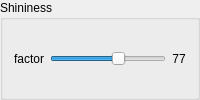
      <widget class="QGroupBox" name="groupBox_Shininess">
       <property name="title">
        <string>Shininess</string>
       </property>
       <layout class="QHBoxLayout" name="horizontalLayout_2">
        <item>
         <widget class="QLabel" name="textLabel1_50">
          <property name="text">
           <string>factor</string>
          </property>
         </widget>
        </item>
        <item>
         <widget class="QSlider" name="shininess_factor_slider">
          <property name="sizePolicy">
           <sizepolicy hsizetype="Expanding" vsizetype="Fixed">
            <horstretch>0</horstretch>
            <verstretch>0</verstretch>
           </sizepolicy>
          </property>
          <property name="minimum">
           <number>0</number>
          </property>
          <property name="maximum">
           <number>128</number>
          </property>
          <property name="pageStep">
           <number>1</number>
          </property>
          <property name="value">
           <number>77</number>
          </property>
          <property name="sliderPosition">
           <number>77</number>
          </property>
          <property name="orientation">
           <enum>Qt::Horizontal</enum>
          </property>
          <property name="tickInterval">
           <number>1</number>
          </property>
         </widget>
        </item>
        <item>
         <widget class="QLabel" name="shininess_factor_label">
          <property name="text">
           <string>77</string>
          </property>
          <property name="alignment">
           <set>Qt::AlignCenter</set>
          </property>
         </widget>
        </item>
       </layout>
      </widget>
